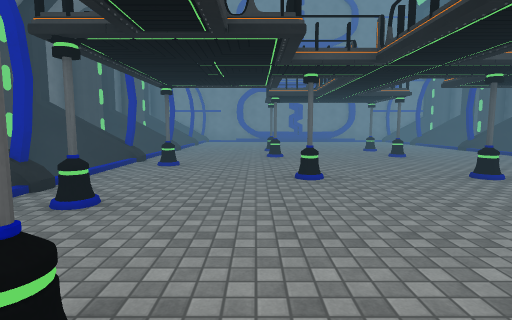
[1] (above)

16 first-person views from a walk through a Unity game level. The camera is 1.4 m above the floor, tilts 6° down and sees 80° across. The floor is counted in squares, 2 m on a side. Each view is taken from the middle of a square. On the plan, view 1 faces up. The plan holds only what a view shows up to about 10 squares ahead; the rest is blank. The place goes on beyond the plan. The player is left out. Door leaves are left out, so doorways stand open. Some surface patterns are stand-ins.

[2]
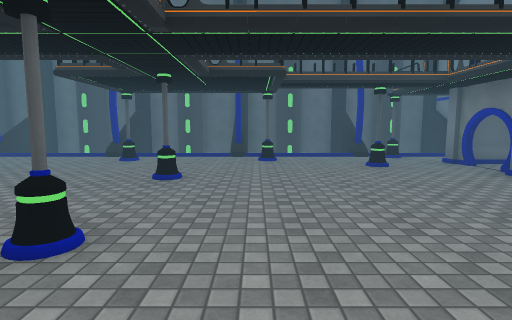

[3]
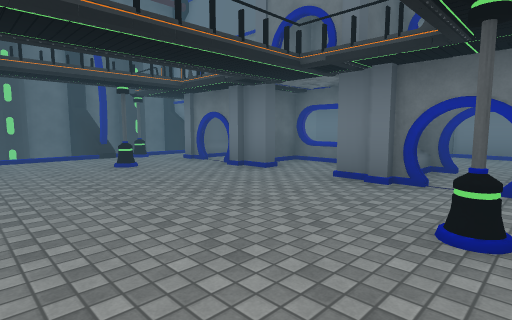

[4]
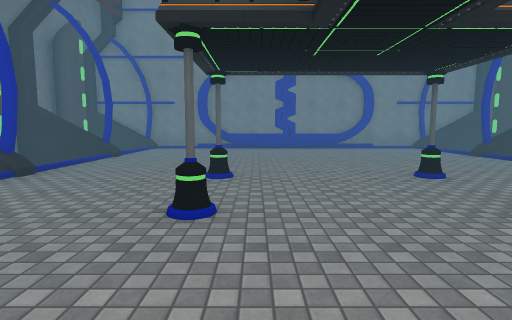

[5]
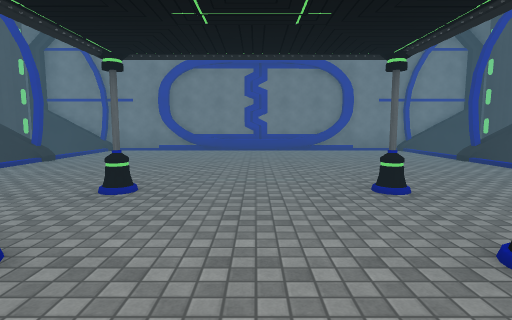

[6]
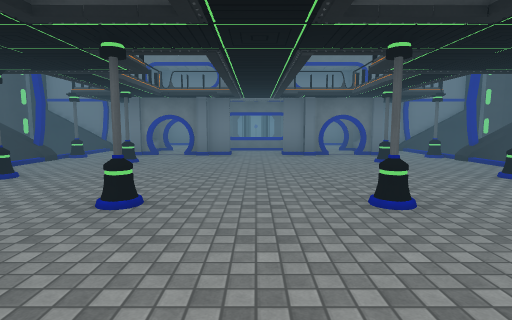

[7]
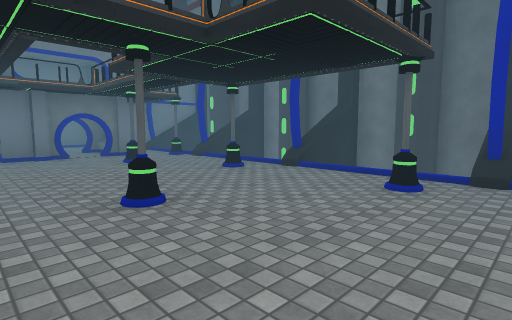

[8]
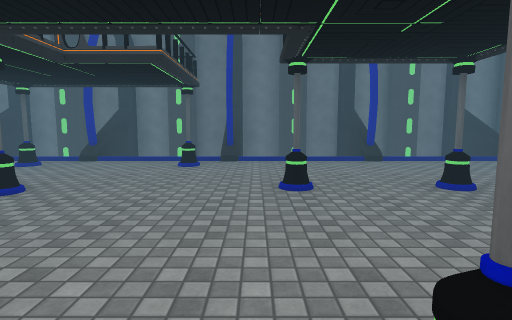

[9]
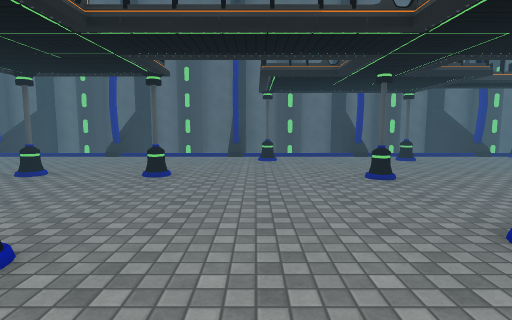

[10]
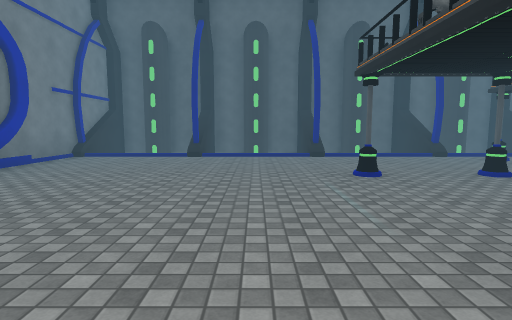

[11]
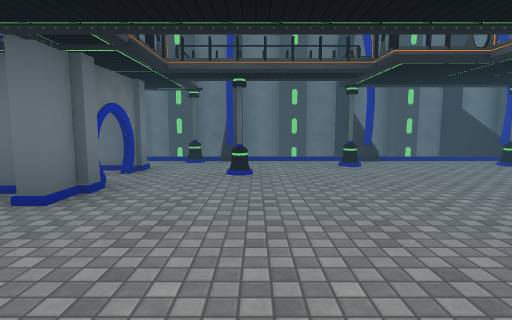

[12]
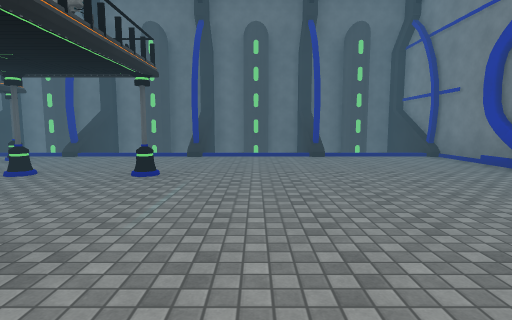

[13]
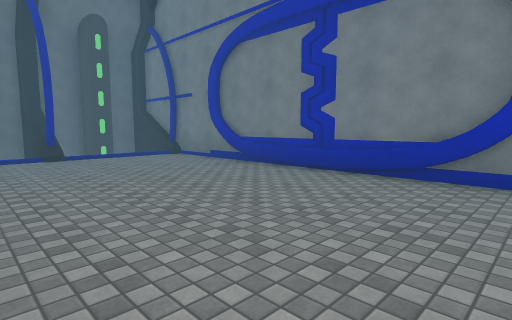

[14]
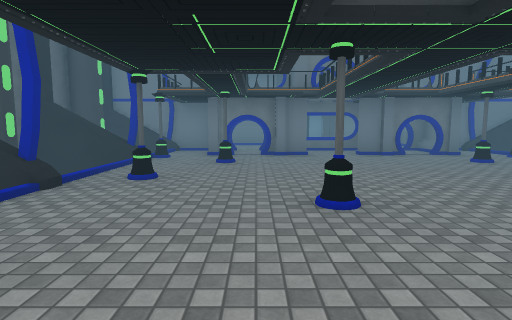

[15]
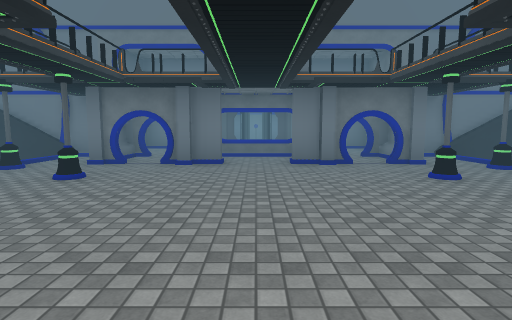

[16]
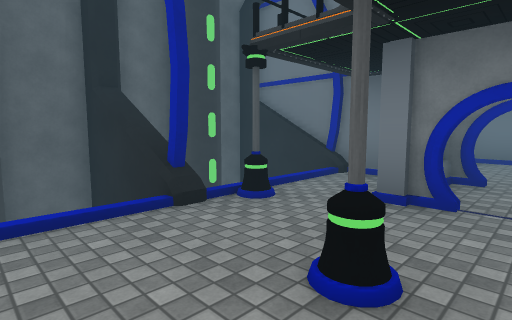

### Floor plan
Key: @ floor where view 1 was taken; # wall or solid block; . floor; D open door; = window, fence, low wall or low ledge; v drop or lower ground; C column.
Columns run from 5 left of view 1 to 9 right of it. Each row starts with its distance up from view 1.
 16  #############
 15 ###.........###
 14 #vv......... v#
 13 #vv.........vv#
 12 #vv.........vv#
 11 #vv......... v#
 10 #vv.........vv#
  9 #vv..C..CC..vv#
  8 #v ......... v#
  7 #vv..C..C...vv#
  6 #vvC.......Cvv#
  5 #vv......... v#
  4 #vv...C.C...vv#
  3 #vvC.......Cvv#
  2 #v .........vv#
  1 #vv.C.....C.vv#
  0 #vvC.@.....Cvv#
 -1 #vv.CDCDCDC.vv#
 -2 #v##DD#=#DD##v#
 -3 #### ##=## ####

Positions as (right, up) in squares from view 1, and headings:
1: (0, 0), facing up
2: (-1, 3), facing right
3: (-1, 3), facing down-right
4: (1, 5), facing up
5: (2, 6), facing up
6: (2, 7), facing down
7: (2, 7), facing down-left
8: (4, 7), facing left
9: (-1, 6), facing right
10: (-1, 11), facing right
11: (4, 1), facing left
12: (5, 11), facing left
13: (5, 11), facing up-left
14: (4, 7), facing down
15: (2, 5), facing down
16: (4, 2), facing down-right
